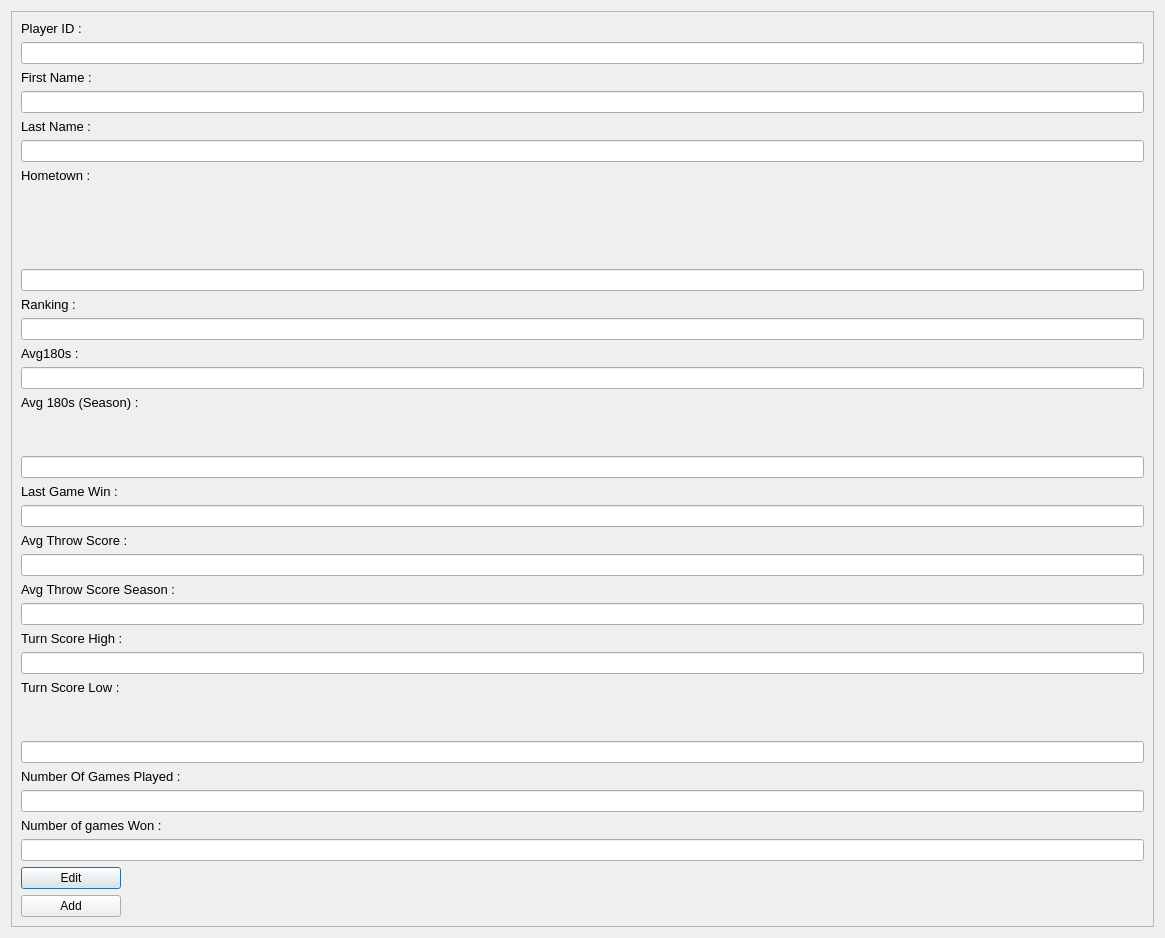
<?xml version="1.0" encoding="UTF-8"?>
<ui version="4.0">
 <class>PlayerAddEditMenu</class>
 <widget class="QDialog" name="PlayerAddEditMenu">
  <property name="geometry">
   <rect>
    <x>0</x>
    <y>0</y>
    <width>1165</width>
    <height>794</height>
   </rect>
  </property>
  <property name="windowTitle">
   <string>Dialog</string>
  </property>
  <layout class="QGridLayout" name="gridLayout">
   <item row="0" column="0">
    <widget class="QFrame" name="frame">
     <property name="frameShape">
      <enum>QFrame::StyledPanel</enum>
     </property>
     <property name="frameShadow">
      <enum>QFrame::Raised</enum>
     </property>
     <layout class="QVBoxLayout" name="verticalLayout">
      <item>
       <widget class="QLabel" name="label">
        <property name="text">
         <string>&lt;html&gt;&lt;head/&gt;&lt;body&gt;&lt;p&gt;&lt;span style=&quot; font-size:10pt;&quot;&gt;Player ID : &lt;/span&gt;&lt;/p&gt;&lt;/body&gt;&lt;/html&gt;</string>
        </property>
       </widget>
      </item>
      <item>
       <widget class="QLineEdit" name="PlayerIDAddEdit"/>
      </item>
      <item>
       <widget class="QLabel" name="label_2">
        <property name="text">
         <string>&lt;html&gt;&lt;head/&gt;&lt;body&gt;&lt;p&gt;&lt;span style=&quot; font-size:10pt;&quot;&gt;First Name : &lt;/span&gt;&lt;/p&gt;&lt;/body&gt;&lt;/html&gt;</string>
        </property>
       </widget>
      </item>
      <item>
       <widget class="QLineEdit" name="FirstNameAddEdit"/>
      </item>
      <item>
       <widget class="QLabel" name="label_3">
        <property name="text">
         <string>&lt;html&gt;&lt;head/&gt;&lt;body&gt;&lt;p&gt;&lt;span style=&quot; font-size:10pt;&quot;&gt;Last Name : &lt;/span&gt;&lt;/p&gt;&lt;/body&gt;&lt;/html&gt;</string>
        </property>
       </widget>
      </item>
      <item>
       <widget class="QLineEdit" name="LastNameAddEdit"/>
      </item>
      <item>
       <widget class="QLabel" name="label_4">
        <property name="text">
         <string>&lt;html&gt;&lt;head/&gt;&lt;body&gt;&lt;p&gt;&lt;span style=&quot; font-size:10pt;&quot;&gt;Hometown :&lt;/span&gt;&lt;/p&gt;&lt;p&gt;&lt;br/&gt;&lt;/p&gt;&lt;p&gt;&lt;br/&gt;&lt;/p&gt;&lt;/body&gt;&lt;/html&gt;</string>
        </property>
       </widget>
      </item>
      <item>
       <widget class="QLineEdit" name="HometownAddEdit"/>
      </item>
      <item>
       <widget class="QLabel" name="label_5">
        <property name="text">
         <string>&lt;html&gt;&lt;head/&gt;&lt;body&gt;&lt;p&gt;&lt;span style=&quot; font-size:10pt;&quot;&gt;Ranking : &lt;/span&gt;&lt;/p&gt;&lt;/body&gt;&lt;/html&gt;</string>
        </property>
       </widget>
      </item>
      <item>
       <widget class="QLineEdit" name="RankingAddEdit"/>
      </item>
      <item>
       <widget class="QLabel" name="label_6">
        <property name="text">
         <string>&lt;html&gt;&lt;head/&gt;&lt;body&gt;&lt;p&gt;&lt;span style=&quot; font-size:10pt;&quot;&gt;Avg180s :&lt;/span&gt;&lt;/p&gt;&lt;/body&gt;&lt;/html&gt;</string>
        </property>
       </widget>
      </item>
      <item>
       <widget class="QLineEdit" name="Avg180sAddEdit"/>
      </item>
      <item>
       <widget class="QLabel" name="label_7">
        <property name="text">
         <string>&lt;html&gt;&lt;head/&gt;&lt;body&gt;&lt;p&gt;&lt;span style=&quot; font-size:10pt;&quot;&gt;Avg 180s (Season) :&lt;/span&gt;&lt;/p&gt;&lt;p&gt;&lt;br/&gt;&lt;/p&gt;&lt;/body&gt;&lt;/html&gt;</string>
        </property>
       </widget>
      </item>
      <item>
       <widget class="QLineEdit" name="Avg180sSeasonAddEdit"/>
      </item>
      <item>
       <widget class="QLabel" name="label_8">
        <property name="text">
         <string>&lt;html&gt;&lt;head/&gt;&lt;body&gt;&lt;p&gt;&lt;span style=&quot; font-size:10pt;&quot;&gt;Last Game Win :&lt;/span&gt;&lt;/p&gt;&lt;/body&gt;&lt;/html&gt;</string>
        </property>
       </widget>
      </item>
      <item>
       <widget class="QLineEdit" name="LastGameWinAddEdit"/>
      </item>
      <item>
       <widget class="QLabel" name="label_9">
        <property name="text">
         <string>&lt;html&gt;&lt;head/&gt;&lt;body&gt;&lt;p&gt;&lt;span style=&quot; font-size:10pt;&quot;&gt;Avg Throw Score : &lt;/span&gt;&lt;/p&gt;&lt;/body&gt;&lt;/html&gt;</string>
        </property>
       </widget>
      </item>
      <item>
       <widget class="QLineEdit" name="AvgThrowScoreAddEdit"/>
      </item>
      <item>
       <widget class="QLabel" name="label_10">
        <property name="text">
         <string>&lt;html&gt;&lt;head/&gt;&lt;body&gt;&lt;p&gt;&lt;span style=&quot; font-size:10pt;&quot;&gt;Avg Throw Score Season :&lt;/span&gt;&lt;/p&gt;&lt;/body&gt;&lt;/html&gt;</string>
        </property>
       </widget>
      </item>
      <item>
       <widget class="QLineEdit" name="AvgThrowScoreSeasonAddEdit"/>
      </item>
      <item>
       <widget class="QLabel" name="label_11">
        <property name="text">
         <string>&lt;html&gt;&lt;head/&gt;&lt;body&gt;&lt;p&gt;&lt;span style=&quot; font-size:10pt;&quot;&gt;Turn Score High : &lt;/span&gt;&lt;/p&gt;&lt;/body&gt;&lt;/html&gt;</string>
        </property>
       </widget>
      </item>
      <item>
       <widget class="QLineEdit" name="TurnScoreHighAddEdit"/>
      </item>
      <item>
       <widget class="QLabel" name="label_12">
        <property name="text">
         <string>&lt;html&gt;&lt;head/&gt;&lt;body&gt;&lt;p&gt;&lt;span style=&quot; font-size:10pt;&quot;&gt;Turn Score Low : &lt;/span&gt;&lt;/p&gt;&lt;p&gt;&lt;br/&gt;&lt;/p&gt;&lt;/body&gt;&lt;/html&gt;</string>
        </property>
       </widget>
      </item>
      <item>
       <widget class="QLineEdit" name="TurnScoreLowAddEdit"/>
      </item>
      <item>
       <widget class="QLabel" name="label_13">
        <property name="text">
         <string>&lt;html&gt;&lt;head/&gt;&lt;body&gt;&lt;p&gt;&lt;span style=&quot; font-size:10pt;&quot;&gt;Number Of Games Played : &lt;/span&gt;&lt;/p&gt;&lt;/body&gt;&lt;/html&gt;</string>
        </property>
       </widget>
      </item>
      <item>
       <widget class="QLineEdit" name="NumOfGamesPlayedAddEdit"/>
      </item>
      <item>
       <widget class="QLabel" name="label_14">
        <property name="text">
         <string>&lt;html&gt;&lt;head/&gt;&lt;body&gt;&lt;p&gt;&lt;span style=&quot; font-size:10pt;&quot;&gt;Number of games Won : &lt;/span&gt;&lt;/p&gt;&lt;/body&gt;&lt;/html&gt;</string>
        </property>
       </widget>
      </item>
      <item>
       <widget class="QLineEdit" name="NumOfGamesWonAddEdit"/>
      </item>
      <item>
       <widget class="QPushButton" name="EditPlayerInfo">
        <property name="maximumSize">
         <size>
          <width>100</width>
          <height>30</height>
         </size>
        </property>
        <property name="text">
         <string>Edit</string>
        </property>
       </widget>
      </item>
      <item>
       <widget class="QPushButton" name="AddPlayerInfo">
        <property name="maximumSize">
         <size>
          <width>100</width>
          <height>30</height>
         </size>
        </property>
        <property name="text">
         <string>Add</string>
        </property>
       </widget>
      </item>
     </layout>
    </widget>
   </item>
  </layout>
 </widget>
 <resources/>
 <connections/>
</ui>
